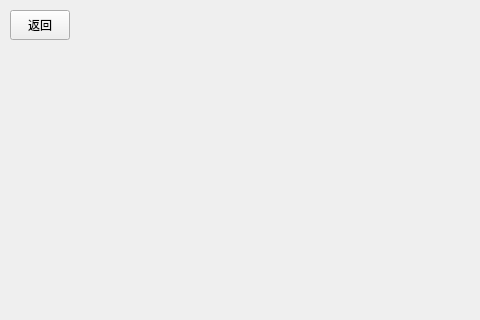
<?xml version="1.0" encoding="UTF-8"?>
<ui version="4.0">
 <class>Form</class>
 <widget class="QWidget" name="Form">
  <property name="geometry">
   <rect>
    <x>0</x>
    <y>0</y>
    <width>480</width>
    <height>320</height>
   </rect>
  </property>
  <property name="windowTitle">
   <string>防御推荐布局</string>
  </property>
  <widget class="QPushButton" name="back">
   <property name="geometry">
    <rect>
     <x>10</x>
     <y>10</y>
     <width>60</width>
     <height>30</height>
    </rect>
   </property>
   <property name="text">
    <string>返回</string>
   </property>
  </widget>
  <widget class="QLabel" name="label">
   <property name="geometry">
    <rect>
     <x>120</x>
     <y>0</y>
     <width>238</width>
     <height>320</height>
    </rect>
   </property>
   <property name="text">
    <string/>
   </property>
   <property name="pixmap">
    <pixmap>image/防御推荐布局.png</pixmap>
   </property>
  </widget>
 </widget>
 <resources/>
 <connections/>
</ui>
